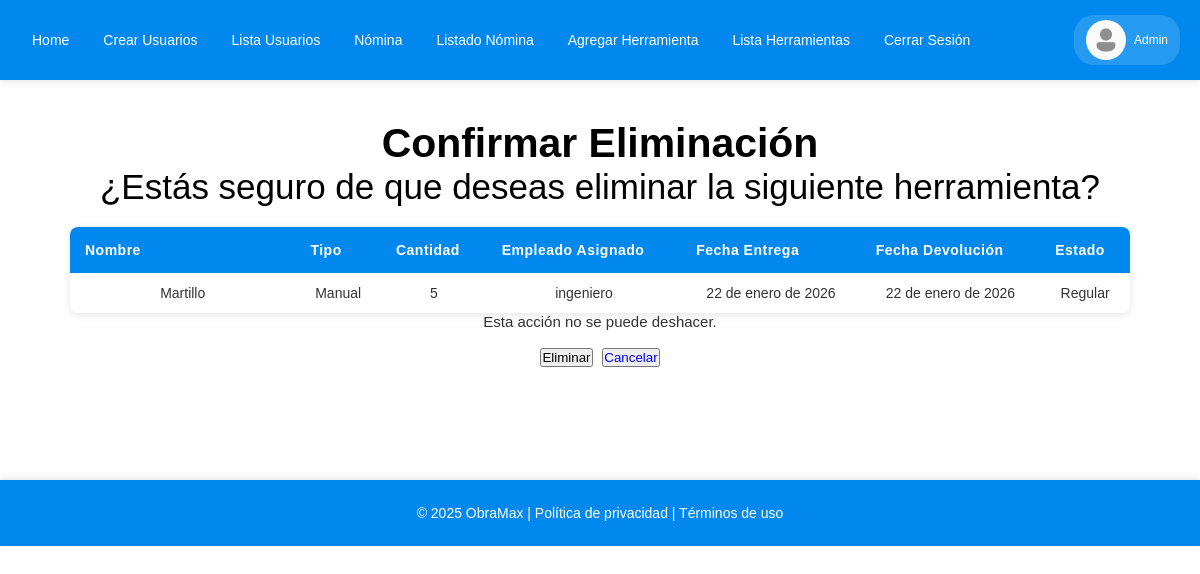
Screenshot of /eliminar_herramienta/22/ (signed in) with the database file from the repository.
### empleados_crud/models.py (models this page shows, shortened)
class CustomUser(AbstractUser):
    ROLES = [
        ('Administrador','Administrador'),
        ('Ingeniero civil', 'Ingeniero civil'),
        ('Maestro de obra','Maestro de obra'),
    ]
    cedula = models.CharField(max_length=15,unique=True)
    telefono = models.CharField(max_length=15)
    rol = models.CharField(max_length= 20, choices=ROLES ,blank=True, null=True)
    REQUIRED_FIELDS = ['cedula']

class PrestamoHerramienta(models.Model):
    ESTADO_ENTREGA = [
        ('buena', 'Buena'),
        ('Regular', 'Regular'),
        ('Mala', 'Mala'),
    ]
    nombre_herramienta = models.CharField(max_length = 100,null=True)
    tipo = models.CharField(max_length=200,null=True)
    cantidad = models.PositiveIntegerField(null=True)
    empleado_asignado = models.ForeignKey(settings.AUTH_USER_MODEL, on_delete=models.SET_NULL,null=True, related_name='herramientas_asignadas')
    registrado_por = models.ForeignKey(CustomUser, on_delete=models.SET_NULL,null=True, related_name='registro_de_herramienta_creado')
    fecha_entrega = models.DateField()
    fecha_devolucion = models.DateField(blank=True, null=True)
    estado = models.CharField(max_length=20, choices=ESTADO_ENTREGA, default='buena')
    observaciones = models.TextField(max_length=500,blank =True, null=True)

### empleados_crud/views.py (the view)
# urls.py: path('eliminar_herramienta/<int:id>/' ,views.eliminar_herramienta, name='eliminar_herramienta'),
@login_required
@admin_or_ingeniero
def eliminar_herramienta(request,id):
    herramienta = PrestamoHerramienta.objects.get(id=id)
    if request.method == 'POST':
        herramienta.delete()
        return redirect('lista_herramientas')
    else:
        return render(request, 'confirmar_eliminar_herramienta.html', {'herramienta': herramienta})

### empleados_crud/templates/confirmar_eliminar_herramienta.html (shortened to what this page needs)
{% extends 'base.html' %}
{% block content %}
<div class="container">
    <div class="row justify-content-center">
        <div class="col-md-6">
            <div class="card shadow">
                <div class="card-body">
                    <h3 class="Confirmar">
                        Confirmar Eliminación
                    </h3>
                    <p class="mb-3">¿Estás seguro de que deseas eliminar la siguiente herramienta?</p>
                    <div class="table-responsive">
                        <table>
                            <thead>
                                <tr>
                                    <th>Nombre</th>
                                    <th>Tipo</th>
                                    <th>Cantidad</th>
                                    <th>Empleado Asignado</th>
                                    <th>Fecha Entrega</th>
                                    <th>Fecha Devolución</th>
                                    <th>Estado</th>
                                </tr>
                            </thead>
                            <tbody>
                                <td>{{herramienta.nombre_herramienta}}</td>
                                <td>{{herramienta.tipo}}</td>
                                <td>{{herramienta.cantidad}}</td>
                                <td>{{herramienta.empleado_asignado.username}}</td>
                                <td>{{herramienta.fecha_entrega}}</td>
                                <td>{{herramienta.fecha_devolucion}}</td>
                                <td>{{herramienta.estado}}</td>
                            </tbody>
                        </table>
                    </div>
                    <p class="parrafo">
                        Esta acción no se puede deshacer.
                    </p>
                    <form method="POST" class="d-flex gap-2">
                        <button type="submit" class="btn btn-danger flex-grow-1">
                            Eliminar
                        </button>
                        <button class="btn btn-secondary flex-grow-1">
                            <a  class = "enlace" href="{% url 'lista_herramientas' %}">
                                Cancelar
                            </a>
                        </button>
                    </form>
                </div>
            </div>
        </div>
    </div>
</div>
{% endblock %}

### empleados_crud/templates/base.html (shortened to what this page needs)
<!DOCTYPE html>
{% load static %}
<html lang="es">
<head>
    <link rel="stylesheet" href="{% static 'CSS/styles.css' %}">
</head>
<body class="layout">
    <header class="site-header">
        <nav class="navbar">
            <div class="nav__container">
                <ul class="nav__list" id="navMenu">
                    <li class="nav__item"><a class="nav_link" href="{% url 'index' %}">Home</a></li>
                    {% if user.is_authenticated %}
                        {% if request.user.rol == 'Administrador' %}
                            <li class="nav__item"><a class="nav_link" href="{% url 'crear_usuarios' %}">Crear Usuarios</a></li>
                            <li class="nav__item"><a class="nav_link" href="{% url 'lista_usuarios' %}">Lista Usuarios</a></li>
                            <li class="nav__item"><a class="nav_link" href="{% url 'nomina' %}">Nómina</a></li>
                            <li class="nav__item"><a class="nav_link" href="{% url 'empleados_nomina' %}">Listado Nómina</a></li>
                            <li class="nav__item"><a class="nav_link" href="{% url 'herramientas' %}">Agregar Herramienta</a></li>
                            <li class="nav__item"><a class="nav_link" href="{% url 'lista_herramientas' %}">Lista Herramientas</a></li>
                        {% endif %}
                        <li class="nav__item"><a class="nav_link" href="{% url 'cerrarSesion' %}">Cerrar Sesión</a></li>
                    {% else %}
                        <li class="nav__item"><a class="nav_link" href="{% url 'iniciarSesion' %}">Iniciar sesión</a></li>
                        <li class="nav__item"><a class="nav_link" href="{% url 'registrarse' %}">Registrarse</a></li>
                    {% endif %}
                </ul>
                {% if user.is_authenticated %}
                <div class="nav__user-profile">
                    <img class="nav__user-avatar" src="{% static 'img/avatar.png' %}">
                    <span class="nav__user-name">{{ user.first_name }} {{ user.last_name }}</span>
                </div>
                {% endif %}
            </div>
        </nav>
    </header>
    <div class="page-wrapper">
        <main class="main-content">
            {% block content %}{% endblock %}
        </main>
    </div>
    <footer class="footer">
        <p>© 2025 ObraMax | Política de privacidad | Términos de uso</p>
    </footer>
</body>
</html>

### empleados_crud/static/CSS/styles.css (style rules this page uses)
* { margin: 0; padding: 0; box-sizing: border-box; }
body { font-family: sans-serif; background-color: #fff; color: #000; overflow-x: hidden; padding-top: 80px; display: flex; flex-direction: column; min-height: 100vh; }
.main-content { flex: 1; padding-bottom: 90px; }
.navbar { background-color: #0088ee; width: 100%; box-shadow: 0 2px 8px rgba(0, 0, 0, 0.1); position: fixed; top: 0; left: 0; z-index: 1000; }
.nav__list { list-style: none; display: flex; gap: 10px; }
.nav__container { margin: auto; padding: 8px 20px; display: flex; align-items: center; justify-content: space-between; max-width: 1200px; height: 80px; }
.nav_link { color: #fff; text-decoration: none; padding: 8px 12px; background-color: transparent; display: inline-block; font-size: 14px; font-weight: 500; transition: all 0.3s ease; border-radius: 4px; }
.nav__item { list-style: none; display: inline-block; font-size: 20px; font-weight: bold; }
.nav__user-profile { display: flex; align-items: center; gap: 8px; padding: 5px 12px; background-color: rgba(255, 255, 255, 0.15); border-radius: 20px; flex-shrink: 0; max-width: 180px; }
.nav__user-name { max-width: 110px; overflow: hidden; text-overflow: ellipsis; white-space: nowrap; font-size: 12px; color: #fff; }
.nav__user-avatar { width: 40px; height: 40px; border-radius: 50%; object-fit: cover; flex-shrink: 0 }
.card-body { margin-top: 40px; margin-bottom: 20px; text-align: center; font-size: 35px; }
.container { padding-left: 40px; padding-right: 40px; margin-top: 6px; margin-bottom: 16px; margin-left: 30px; margin-right: 30px; }
.footer { background-color: #0088ee; color: white; text-align: center; padding: 25px 20px; box-shadow: 0 -2px 8px rgba(0, 0, 0, 0.1); font-size: 14px; font-weight: 500; }
.parrafo { font-size: 15px; font-family: sans-serif; color: #323131; }
a { text-decoration: none; }
table { width: 100%; border-collapse: collapse; margin-top: 20px; background-color: #ffffff; box-shadow: 0 2px 8px rgba(0, 0, 0, 0.1); border-radius: 8px; overflow: hidden; }
table thead { background-color: #0088ee; color: white; }
table thead th { padding: 15px; text-align: left; font-weight: 600; font-size: 14px; letter-spacing: 0.5px; }
table tbody td { padding: 12px 15px; font-size: 14px; color: #333333; cursor: pointer; }
table tbody td:first-child { min-width: 200px; white-space: nowrap; }

### rows the page displays
CustomUser: first_name "Admin"
PrestamoHerramienta: nombre_herramienta "Martillo", tipo "Manual", cantidad "5", empleado_asignado.username "ingeniero", fecha_entrega "22 de enero de 2026", fecha_devolucion "22 de enero de 2026", estado "Regular"
